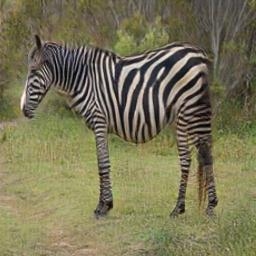
#> input picture CycleGAN-TF/imgs/AtoB_n02381460_4530.jpg, 256 x 256 px; its folder holds only this picture in this run
$ python -i transform.py   (imports and definitions only)
#> lines starting #> are read from the running program, lines starting #| are printed output that depends on the picture
# coding:utf-8
# !/usr/bin/python3

import numpy as np
import shutil as sh
import os, cv2, random
#import mtcnn.mtcnn as mt
#from motion_blur import mBlur


'''
# Transform_Ref: incubator-mxnet/blob/master/python/mxnet/image/image.py
# Note: default image format: MXNet=RGB, OpenCV=BGR. So, use BGR->RGB.
# MTCNN install: pip3 install mtcnn # using backend=TensorFlow
'''
# Note: src should be RGB format.
################################################################################
def TypeCast(src, typ="float32"): return src.astype(typ)


def HorizontalFlip(src, prob=0): # prob: [0,1]
    if random.random()<prob: src = np.flip(src, axis=1)
    return src # random horizontal flip


# [135 lines left out: functions BrightnessJitter, ContrastJitter, SaturationJitter, ColorJitter, HueJitter, Lighting and 5 more, not called in this run]


def MotionBlur(src, xlen=0): # xlen = max_len > 0
    return mBlur(src, xlen=xlen).blur_image()[0]


# [15 lines left out: functions ResizeQt, RandomQuality, not called in this run]


def Transform(src, flip=0.5, mean=None, std=None, hue=0, brightness=0, contrast=0,
              saturation=0, pca_noise=0, color=0, shrink=0, blur=0, salt=0, gray=0):

    # src: should be an image_path or a RGB image(numpy).
#> called with flip = 0.5, hue = 0, brightness = 0, contrast = 0, saturation = 0, pca_noise = 0, color = 0, shrink = 0
    if type(src)==str: src = cv2.imread(src)[:,:,::-1] # BGR->RGB
    if flip: src = HorizontalFlip(src, flip) # not-in-place

    src = TypeCast(src) # following need, not-in-place
#> in TypeCast, `def TypeCast(src, typ="float32"): return src.astype(typ)`:
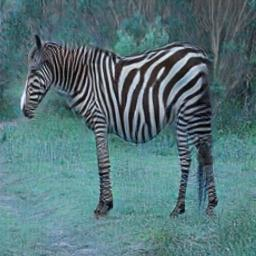
#> returned value: shape (256, 256, 3) float32; mean of channels 0, 1, 2 121.9, 117.3, 86.6; drawn as B, G, R
    if hue:         src = HueJitter(src, hue) # not-in-place
    if brightness:  BrightnessJitter(src, brightness) # in-place
    if contrast:    ContrastJitter(src, contrast) # in-place
    if saturation:  SaturationJitter(src, saturation) # in-place
    if pca_noise:   Lighting(src, pca_noise) # in-place
    if color:       ColorJitter(src, color) # in-place
    if shrink:      src = ResizeQt(src, shrink) # not-in-place
    if salt:        RandomSalt(src, salt, "uni0") # in-place
    if blur:        src = GaussianBlur(src, blur) # not-in-place
    if salt:        RandomSalt(src, salt, "norm") # in-place

    if mean or std: ColorNormalize(src, mean, std) # in-place
    if gray: src = RandomGray(src, gray) # not-in-place
    else: src = src[:,:,::-1] # RGB->BGR format
    return src # not-in-place


################################################################################
# [38 lines left out: functions CenterScale, FaceDetect, not called in this run]


################################################################################
# [32 lines not run here, left out]


################################################################################
# Note: check the face data!
# sz $(ls -S|tail); rm $(ls -S|tail) # delete non-faces(<1kB)
# sz $(ls *_*_*.jpg); rename _0.jpg .jpg *_*_0.jpg; rm $(ls *_*_*.jpg)

>>> result = Transform('../CycleGAN-TF/imgs/AtoB_n02381460_4530.jpg')

$ run again, on CycleGAN-TF/imgs/AtoB_n02381460_4660.jpg
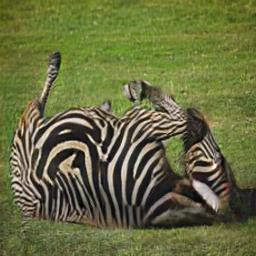
#> input picture CycleGAN-TF/imgs/AtoB_n02381460_4660.jpg, 256 x 256 px
#> in TypeCast, `def TypeCast(src, typ="float32"): return src.astype(typ)`:
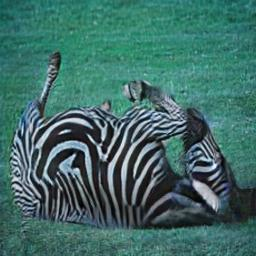
#> returned value: shape (256, 256, 3) float32; mean of channels 0, 1, 2 103.6, 108.7, 64.2; drawn as B, G, R

$ run again, on CycleGAN-TF/imgs/AtoB_n02381460_510.jpg
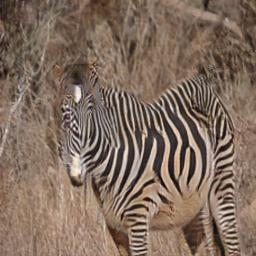
#> input picture CycleGAN-TF/imgs/AtoB_n02381460_510.jpg, 256 x 256 px
#> in TypeCast, `def TypeCast(src, typ="float32"): return src.astype(typ)`:
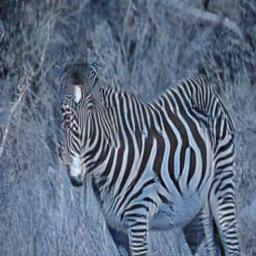
#> returned value: shape (256, 256, 3) float32; mean of channels 0, 1, 2 129.3, 109.1, 94.9; drawn as B, G, R

$ run again, on CycleGAN-TF/imgs/AtoB_n02381460_8980.jpg
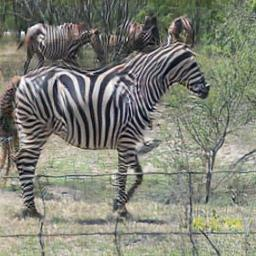
#> input picture CycleGAN-TF/imgs/AtoB_n02381460_8980.jpg, 256 x 256 px
#> in TypeCast, `def TypeCast(src, typ="float32"): return src.astype(typ)`:
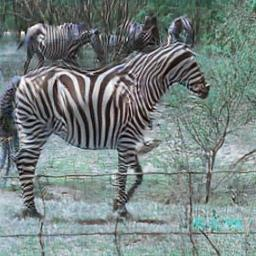
#> returned value: shape (256, 256, 3) float32; mean of channels 0, 1, 2 128.3, 129.8, 118.3; drawn as B, G, R
